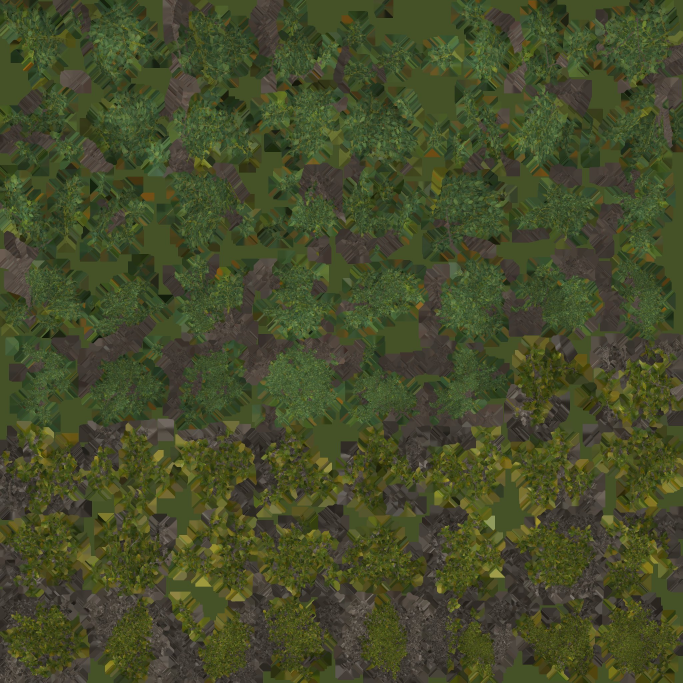
#> input picture veg_atlas.jpg, 2048 x 2048 px, found by its file name (shown at 1/3 size)
$ python seoul-ginkgo-cards.py
#> lines starting #> are read from the running program, lines starting #| are printed output that depends on the picture; after the words box and inside, x2 and y2 are one past the last pixel; in counts of white or black regions, pixels touching at a corner belong together; long printed decimals are rounded
#!/usr/bin/env python3
# [P3-E art #4] seoul/dressing/ginkgo_cards.png: the Hongdae ginkgo's leaf-card atlas, cut from bando's V1 vegetation atlas
# (veg_atlas.jpg + veg_atlas_a.png: leaf-cluster tiles baked from CC0 Poly Haven tree_small_02, its small round leaves on
# twigs are the nearest fit to a ginkgo's spur-shoot clusters). 8 tiles of 256 px -> 1024 x 512 RGBA, colour turned into
# a near-neutral luminance map (mean linear 0.5) so the per-card vertex colour sets the hue (November: gold to yellow-green).
# Run from the repo root: python3 tools/seoul-ginkgo-cards.py
import numpy as np
from PIL import Image

TILES = [(0, 1), (0, 2), (0, 7), (1, 1), (1, 2), (1, 4), (2, 5), (3, 5)]   # (row, col) of 256 px tiles: alpha cover 0.29-0.39
rgb = np.asarray(Image.open('veg_atlas.jpg').convert('RGB'), dtype=np.float32) / 255.0
alp = np.asarray(Image.open('veg_atlas_a.png').convert('L'), dtype=np.float32) / 255.0
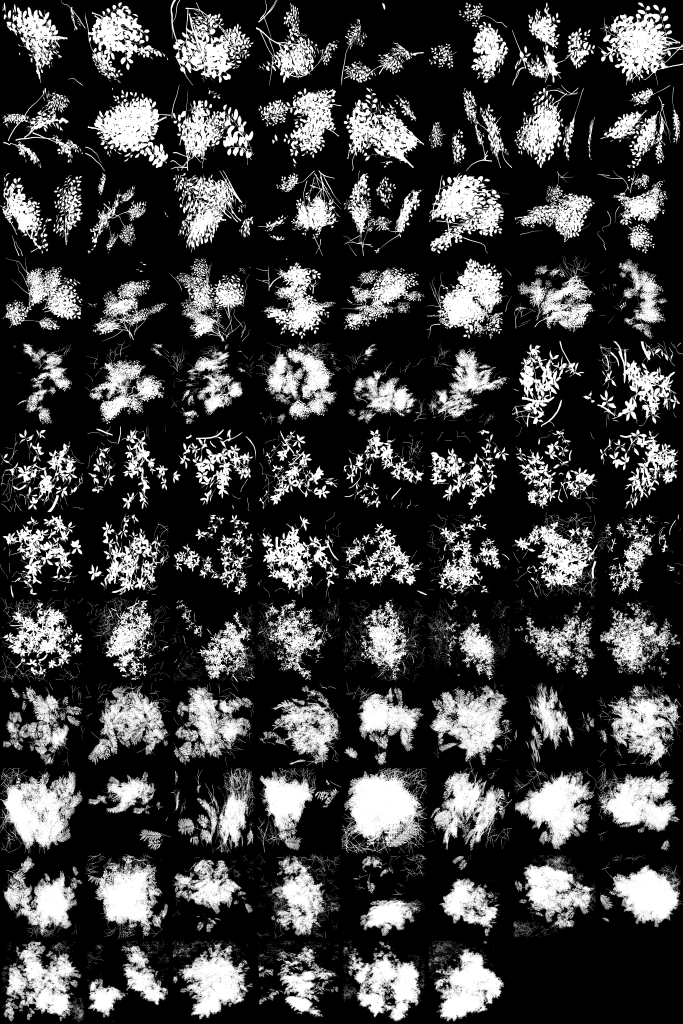
#> input picture veg_atlas_a.png, 2048 x 3072 px, found by its file name (shown at 1/3 size)
lin = np.where(rgb <= 0.04045, rgb / 12.92, ((rgb + 0.055) / 1.055) ** 2.4)
out = np.zeros((512, 1024, 4), dtype=np.float32)
for k, (r, c) in enumerate(TILES):
    L = lin[r * 256:(r + 1) * 256, c * 256:(c + 1) * 256]
    A = alp[r * 256:(r + 1) * 256, c * 256:(c + 1) * 256]
    Y = L @ np.array([0.2126, 0.7152, 0.0722], dtype=np.float32)
    m = (Y * A).sum() / max(1e-6, A.sum())
    Yn = np.clip(Y / m * 0.5, 0.0, 1.0) ** 0.85                       # leaf-to-leaf shading kept, contrast eased a little
    tint = np.array([1.0, 0.97, 0.9], dtype=np.float32)                 # a warm white: the vertex colour does the rest
    col = Yn[..., None] * tint
    # dilate colour into the transparent texels (mip bleed would otherwise drag the black background into the edges)
    filled = col.copy(); have = A > 0.05
    for _ in range(8):
        acc = np.zeros_like(filled); n = np.zeros(have.shape, dtype=np.float32)
        for dy, dx in ((1, 0), (-1, 0), (0, 1), (0, -1)):
            sh = np.roll(np.roll(filled, dy, 0), dx, 1); hv = np.roll(np.roll(have, dy, 0), dx, 1)
            acc += sh * hv[..., None]; n += hv
        new = (~have) & (n > 0)
        filled[new] = acc[new] / n[new][:, None]; have = have | new
    filled[~have] = 0.5
    y0, x0 = (k // 4) * 256, (k % 4) * 256
    out[y0:y0 + 256, x0:x0 + 256, :3] = filled
    out[y0:y0 + 256, x0:x0 + 256, 3] = A
#> this loop made 8 passes
#> m on passes 1 to 8: 0.0942, 0.0683, 0.0853, 0.0851, 0.0875, 0.0852, 0.0748, 0.088
#> pass 1, `Y = L @ np.array([0.2126, 0.7152, 0.0722], dtype=np.float32)`:
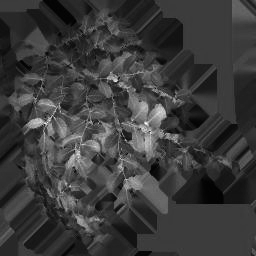
#> Y: shape (256, 256) float32; min 0.00817, max 0.286, mean 0.0732; drawn with min black and max white
#> pass 1, `Yn = np.clip(Y / m * 0.5, 0.0, 1.0) ** 0.85`:
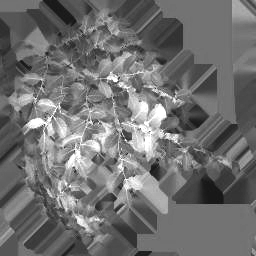
#> Yn: shape (256, 256) float32; min 0.0694, max 1, mean 0.442
#> after the loop:
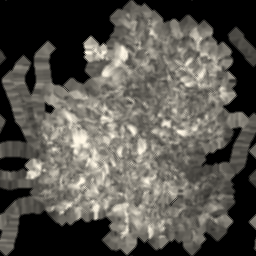
#> acc: shape (256, 256, 3) float32; mean R, G, B 1.37, 1.32, 1.23; drawn with min black and max white
#> after the loop:
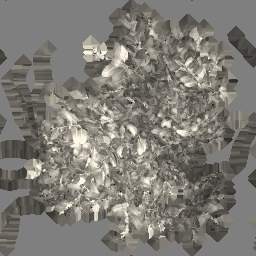
#> filled: shape (256, 256, 3) float32; mean R, G, B 0.498, 0.487, 0.463
#> after the loop:
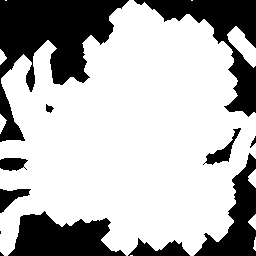
#> have: shape (256, 256) bool; 70.6% white; 12 black regions (2 under 20 px), largest, box (x1, y1, x2, y2) and area: (0, 0, 129, 142) 7595, (134, 0, 256, 117) 4080, (8, 211, 126, 256) 3387
srgb = np.where(out[..., :3] <= 0.0031308, out[..., :3] * 12.92, 1.055 * np.power(np.clip(out[..., :3], 0, 1), 1 / 2.4) - 0.055)
img = np.concatenate([srgb, out[..., 3:]], axis=2)
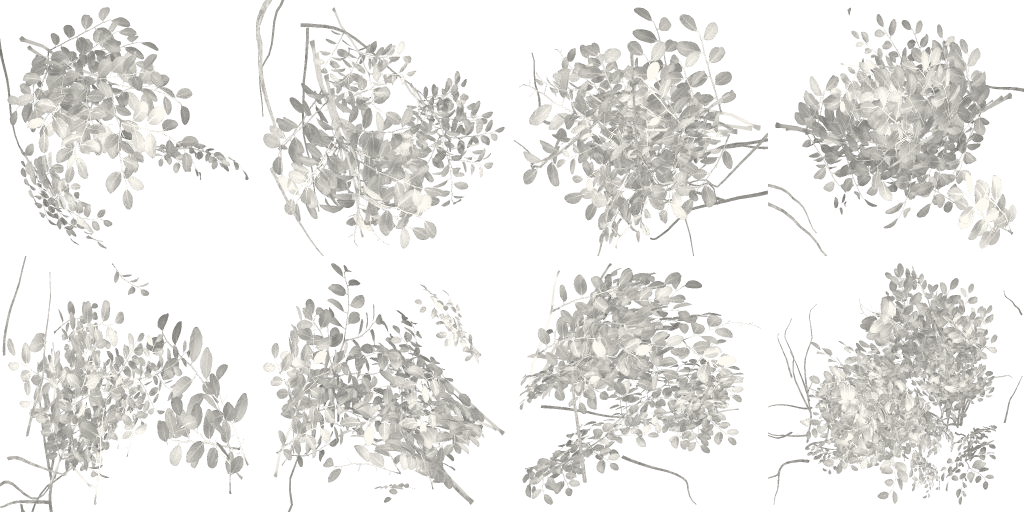
#> img: shape (512, 1024, 4) float32; mean R, G, B, A 0.735, 0.728, 0.713, 0.349; transparent parts drawn white
Image.fromarray((np.clip(img, 0, 1) * 255 + 0.5).astype(np.uint8), 'RGBA').save('seoul/dressing/ginkgo_cards.png', optimize=True)
print('seoul/dressing/ginkgo_cards.png', [float(out[..., 3].mean())])
#| seoul/dressing/ginkgo_cards.png [0.3486]
